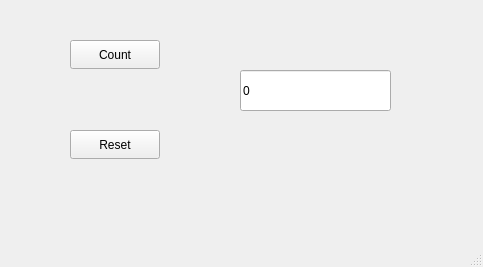
<?xml version="1.0" encoding="UTF-8"?>
<ui version="4.0">
 <class>MainWindow</class>
 <widget class="QMainWindow" name="MainWindow">
  <property name="geometry">
   <rect>
    <x>0</x>
    <y>0</y>
    <width>483</width>
    <height>267</height>
   </rect>
  </property>
  <property name="windowTitle">
   <string>Viikkotehtv coununter</string>
  </property>
  <widget class="QWidget" name="centralwidget">
   <widget class="QLineEdit" name="countEdit">
    <property name="geometry">
     <rect>
      <x>240</x>
      <y>70</y>
      <width>151</width>
      <height>41</height>
     </rect>
    </property>
    <property name="text">
     <string>0</string>
    </property>
   </widget>
   <widget class="QPushButton" name="countButton">
    <property name="geometry">
     <rect>
      <x>70</x>
      <y>40</y>
      <width>90</width>
      <height>29</height>
     </rect>
    </property>
    <property name="text">
     <string>Count</string>
    </property>
   </widget>
   <widget class="QPushButton" name="resetButton">
    <property name="geometry">
     <rect>
      <x>70</x>
      <y>130</y>
      <width>90</width>
      <height>29</height>
     </rect>
    </property>
    <property name="text">
     <string>Reset</string>
    </property>
   </widget>
  </widget>
  <widget class="QMenuBar" name="menubar">
   <property name="geometry">
    <rect>
     <x>0</x>
     <y>0</y>
     <width>483</width>
     <height>25</height>
    </rect>
   </property>
  </widget>
  <widget class="QStatusBar" name="statusbar"/>
 </widget>
 <resources/>
 <connections/>
</ui>
